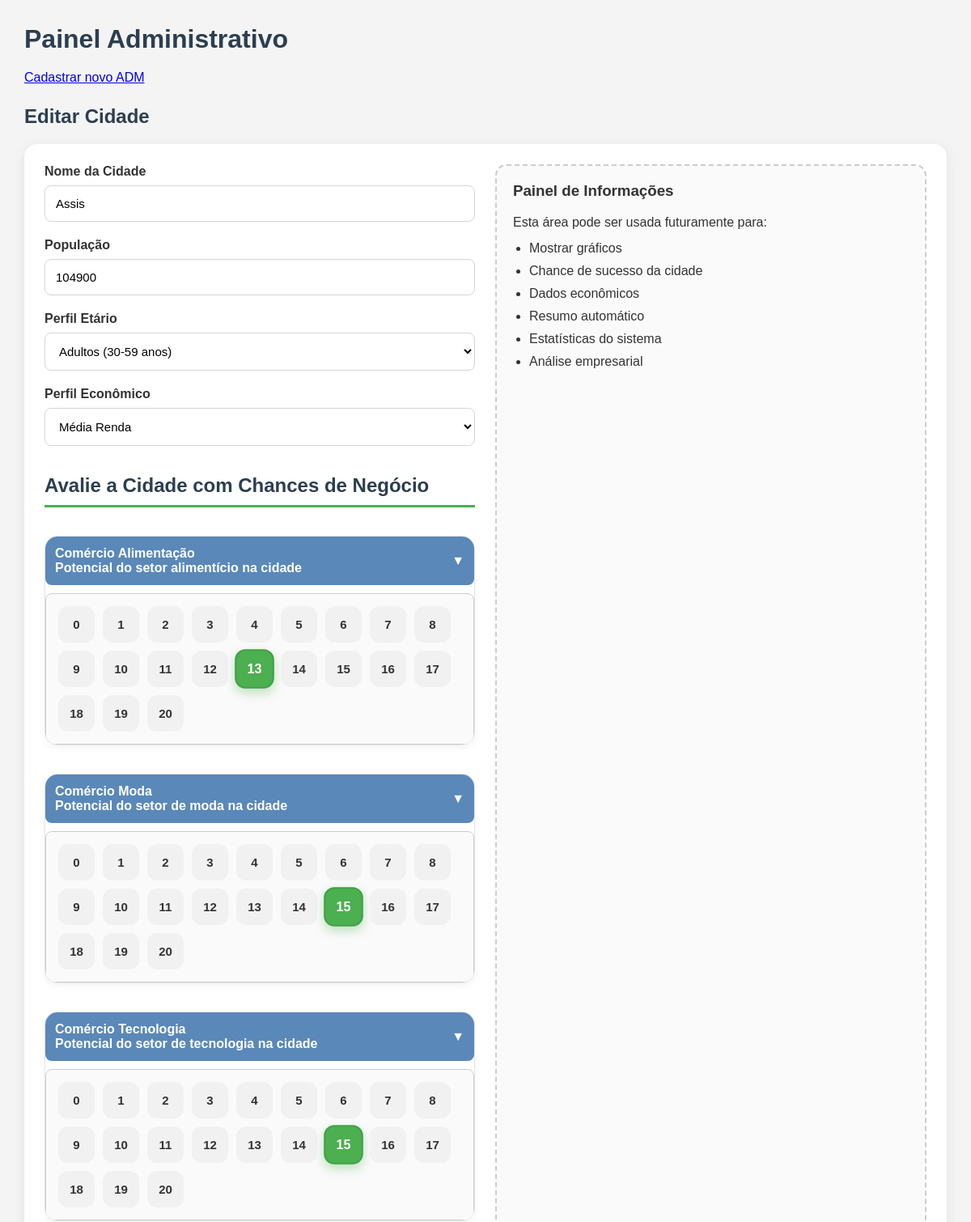
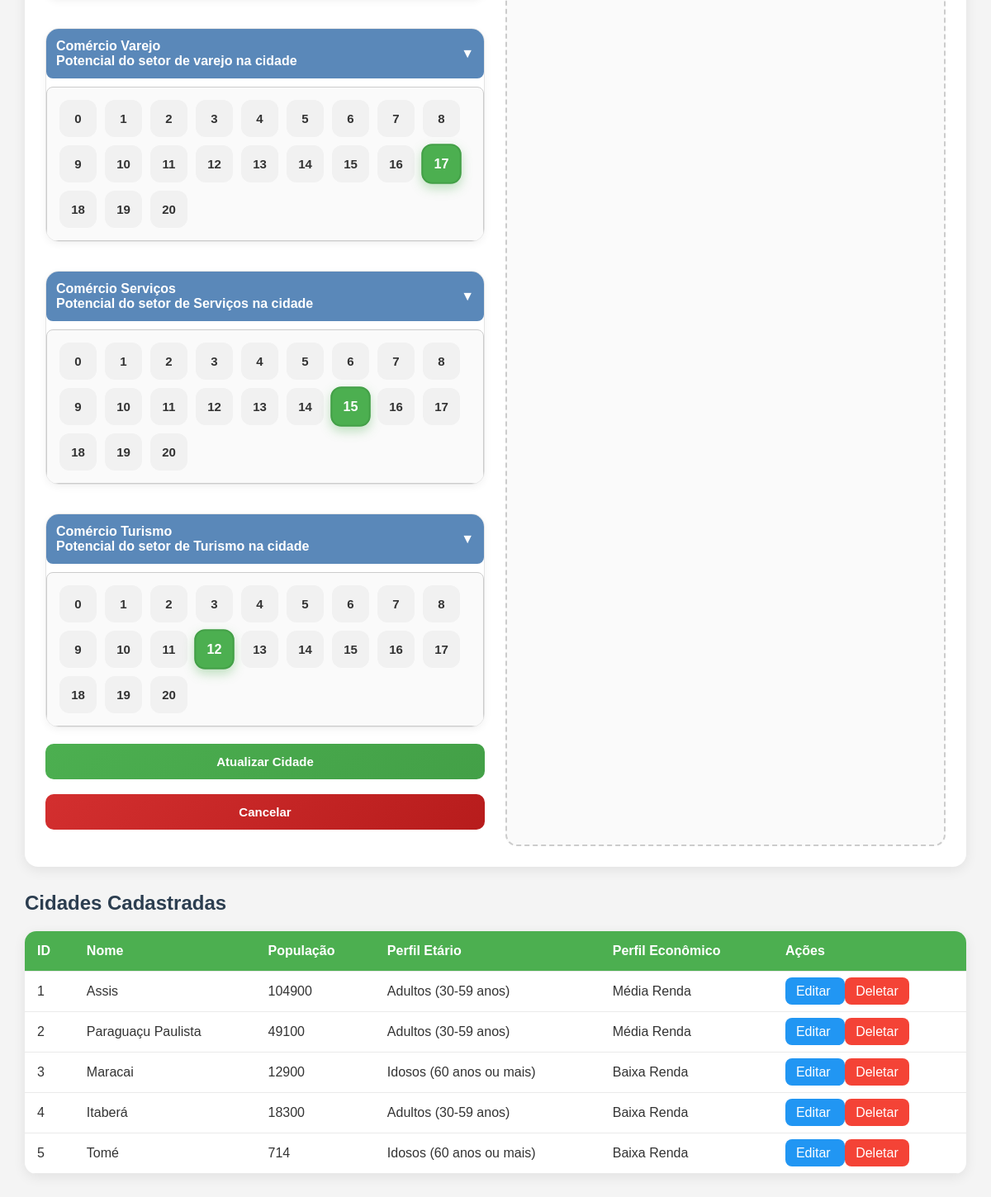
Screenshot of /Pages/adm/index.php?edit=1 (signed in) with the database file from the repository (2 pictures, top to bottom).
### tables this page shows
CREATE TABLE `cidades` (
  `id` int(11) NOT NULL,
  `nome` varchar(255) NOT NULL,
  `populacao_quant` int(11) NOT NULL,
  `perfil_etario` varchar(255) NOT NULL,
  `perfil_economico` varchar(255) NOT NULL,
  `comercio_alimentacao` int(11) NOT NULL,
  `comercio_moda` int(11) NOT NULL,
  `comercio_tecnologia` int(11) NOT NULL,
  `comercio_varejo` int(11) NOT NULL,
  `comercio_servicos` int(11) NOT NULL,
  `comercio_turismo` int(11) NOT NULL
);

### BE/Controller/adm/cidadeC.php (called while the page is built, shortened)
<?php
require_once __DIR__ . '/../../Model/adm/cidadeM.php';
class CidadeController {
    private $model;
    public function __construct() {
        $this->model = new CidadeModel();
    }
    public function index() {
        return $this->model->getAll();
    }
    public function edit($id) {
        return $this->model->getById($id);
    }
}

### BE/Model/adm/cidadeM.php (called while the page is built, shortened)
<?php
require_once __DIR__ . '/../../DB/Database.php';
class CidadeModel {
    private $pdo;
    public function __construct() {
        global $pdo;
        $this->pdo = $pdo;
    }
    public function getAll() {
        $stmt = $this->pdo->query("SELECT * FROM cidades");
        return $stmt->fetchAll(PDO::FETCH_ASSOC);
    }
    public function getById($id) {
        $stmt = $this->pdo->prepare("SELECT * FROM cidades WHERE id = ?");
        $stmt->execute([$id]);
        return $stmt->fetch(PDO::FETCH_ASSOC);
    }
}

### Pages/adm/index.php (the view, shortened to what this page needs)
<?php
require_once __DIR__ . '/../../BE/Controller/adm/cidadeC.php';
$controller = new CidadeController();
$cidadeEdit = null;
if (isset($_GET['edit'])) {
    $cidadeEdit = $controller->edit($_GET['edit']);
}
$cidades = $controller->index();
?>
<!DOCTYPE html>
<html lang="pt-br">
<head>
</head>
<body>
    <h1>Painel Administrativo</h1>
    <p><a href="../cadastroEMPRESA.php?cargo=ADM">Cadastrar novo ADM</a></p>
    <h2>
        <?= isset($cidadeEdit) && $cidadeEdit ? 'Editar Cidade' : 'Criar Nova Cidade' ?>
    </h2>
    <form method="POST">
        <div class="form-container">
            <div class="form-left">
                <div class="form-group">
                    <label>Nome da Cidade</label>
                    <input
                        type="text"
                        name="nome"
                        value="<?= htmlspecialchars($cidadeEdit['nome'] ?? '') ?>"
                        required>
                </div>
                <div class="form-group">
                    <label>População</label>
                    <input
                        type="number"
                        name="populacao"
                        min="1000"
                        max="5000000"
                        placeholder="0000000"
                        value="<?= htmlspecialchars($cidadeEdit['populacao_quant'] ?? '') ?>">
                    </div>
                <div class="form-group">
                    <label>Perfil Etário</label>
                    <select name="perfil_etario">
                        <option value="Adultos (30-59 anos)"
                            <?= (($cidadeEdit['perfil_etario'] ?? '') == 'Adultos (30-59 anos)') ? 'selected' : '' ?>>
                            Adultos (30-59 anos)
                        </option>
                    </select>
                </div>
                <div class="form-group">
                    <label>Perfil Econômico</label>
                    <select name="perfil_economico">
                        <option value="Média Renda" <?= (($cidadeEdit['perfil_economico'] ?? '') == 'Média Renda') ? 'selected' : '' ?>>
                            Média Renda
                        </option>
                    </select>
                </div>
 <h2>Avalie a Cidade com Chances de Negócio</h2>
<div name=" GERAL ">
    <div class="business-section">
        <div class="score-card">
            <button
                type="button"
                class="toggle-btn"
                onclick="toggleBox('alimentacao-box')">
                <div>
                    Comércio Alimentação
                    <div class="score-subtitle">
                        Potencial do setor alimentício na cidade
                    </div>
                </div>
                <span>▼</span>
            </button>
            <div id="alimentacao-box" class="hidden-box">
                <?php for ($i = 0; $i <= 20; $i++): ?>
                    <label class="radio-item">
                        <span><?= $i ?></span>
                    </label>
                <?php endfor; ?>
            </div>
        </div>
    </div>
    <div class="business-section">
        <div class="score-card">
            <button
                type="button"
                class="toggle-btn"
                onclick="toggleBox('moda-box')">
                <div>
                    Comércio Moda
                    <div class="score-subtitle">
                        Potencial do setor de moda na cidade
                    </div>
                </div>
                <span>▼</span>
            </button>
            <div id="moda-box" class="hidden-box">
                <?php for ($i = 0; $i <= 20; $i++): ?>
                    <label class="radio-item">
                        <span><?= $i ?></span>
                    </label>
                <?php endfor; ?>
            </div>
        </div>
    </div>
    <div class="business-section">
        <div class="score-card">
            <button
                type="button"
                class="toggle-btn"
                onclick="toggleBox('tecnologia-box')">
                <div>
                    Comércio Tecnologia
                    <div class="score-subtitle">
                        Potencial do setor de tecnologia na cidade
                    </div>
                </div>
                <span>▼</span>
            </button>
            <div id="tecnologia-box" class="hidden-box">
                <?php for ($i = 0; $i <= 20; $i++): ?>
                    <label class="radio-item">
                        <span><?= $i ?></span>
                    </label>
                <?php endfor; ?>
            </div>
        </div>
    </div>
    <div class="business-section">
        <div class="score-card">
            <button
                type="button"
                class="toggle-btn"
                onclick="toggleBox('varejo-box')">
                <div>
                    Comércio Varejo
                    <div class="score-subtitle">
                        Potencial do setor de varejo na cidade
                    </div>
                </div>
                <span>▼</span>
            </button>
            <div id="varejo-box" class="hidden-box">
                <?php for ($i = 0; $i <= 20; $i++): ?>
                    <label class="radio-item">
                        <span><?= $i ?></span>
                    </label>
                <?php endfor; ?>
            </div>
        </div>
    </div>
    <div class="business-section">
        <div class="score-card">
            <button
                type="button"
                class="toggle-btn"
                onclick="toggleBox('servicos-box')">
                <div>
                    Comércio Serviços
                    <div class="score-subtitle">
                        Potencial do setor de Serviços na cidade
                    </div>
                </div>
                <span>▼</span>
            </button>
            <div id="servicos-box" class="hidden-box">
                <?php for ($i = 0; $i <= 20; $i++): ?>
                    <label class="radio-item">
                        <span><?= $i ?></span>
                    </label>
                <?php endfor; ?>
            </div>
        </div>
    </div>
    <div class="business-section">
        <div class="score-card">
            <button
                type="button"
                class="toggle-btn"
                onclick="toggleBox('turismo-box')">
                <div>
                    Comércio Turismo
                    <div class="score-subtitle">
                        Potencial do setor de Turismo na cidade
                    </div>
                </div>
                <span>▼</span>
            </button>
            <div id="turismo-box" class="hidden-box">
                <?php for ($i = 0; $i <= 20; $i++): ?>
                    <label class="radio-item">
                        <span><?= $i ?></span>
                    </label>
                <?php endfor; ?>
            </div>
        </div>
    </div>
</div>
                <div class="form-group">
                    <?php if (isset($cidadeEdit) && $cidadeEdit): ?>
                        <button type="submit" name="update">Atualizar Cidade</button>
                       <br>
                        <button type="button" name="cancel" onclick="window.location.href='index.php'" >Cancelar</button>
                    <?php else: ?>
                        <button type="submit" name="create">Criar Cidade</button>
                    <?php endif; ?>
                </div>
            </div>
            <div class="form-right">
                <div class="info-box">
                    <h3>Painel de Informações</h3>
                    <p>
                        Esta área pode ser usada futuramente para:
                    </p>
                    <ul>
                        <li>Mostrar gráficos</li>
                        <li>Chance de sucesso da cidade</li>
                        <li>Dados econômicos</li>
                        <li>Resumo automático</li>
                        <li>Estatísticas do sistema</li>
                        <li>Análise empresarial</li>
                    </ul>
                </div>
            </div>
        </div>
    </form>
    <h2>Cidades Cadastradas</h2>
    <?php if (!empty($cidades)): ?>
        <table>
            <thead>
                <tr>
                    <th>ID</th>
                    <th>Nome</th>
                    <th>População</th>
                    <th>Perfil Etário</th>
                    <th>Perfil Econômico</th>
                    <th>Ações</th>
                </tr>
            </thead>
            <tbody>
                <?php foreach ($cidades as $cidade): ?>
                    <tr>
                        <td><?= htmlspecialchars($cidade['id']) ?></td>
                        <td><?= htmlspecialchars($cidade['nome']) ?></td>
                        <td><?= htmlspecialchars($cidade['populacao_quant']) ?></td>
                        <td><?= htmlspecialchars($cidade['perfil_etario']) ?></td>
                        <td><?= htmlspecialchars($cidade['perfil_economico']) ?></td>
                        <td>
                            <a
                                href="?edit=<?= $cidade['id'] ?>"
                                class="btn-edit">
                                Editar
                            </a>
                            <a
                                href="?delete=<?= $cidade['id'] ?>"
                                class="btn-delete"
                                onclick="return confirm('Tem certeza que deseja deletar?');">
                                Deletar
                            </a>
                        </td>
                    </tr>
                <?php endforeach; ?>
            </tbody>
        </table>
    <?php else: ?>
        <p>Nenhuma cidade cadastrada.</p>
    <?php endif; ?>
</body>
</html>

### Pages/adm/index.php (style rules this page uses)
* { margin:0; padding:0; box-sizing:border-box; }
body { font-family:Arial, sans-serif; background:#f4f4f4; padding:30px; color:#333; }
h1 { margin-bottom:20px; color:#2c3e50; }
h2 { margin-bottom:20px; margin-top:25px; color:#2c3e50; }
h3 { color:#333; }
form { background:white; padding:25px; border-radius:16px; margin-bottom:30px; box-shadow: 0 4px 15px rgba(0,0,0,0.08); }
.form-container { display:flex; gap:25px; }
.form-left { width:50%; }
.form-left h2 { margin-top:35px; padding-bottom:10px; border-bottom:3px solid #4CAF50; }
.form-right { width:50%; background:#fafafa; border-radius:14px; padding:20px; min-height:400px; border:2px dashed #ccc; }
.form-group { display:flex; flex-direction:column; margin-bottom:20px; }
.form-group label { margin-bottom:8px; font-weight:600; }
.form-group input, .form-group select { padding:13px; border-radius:8px; border:1px solid #d5d5d5; width:100%; font-size:15px; transition:0.2s ease; background:white; }
button { padding:13px 20px; border:none; border-radius:10px; cursor:pointer; color:white; font-size:15px; font-weight:600; transition:0.25s ease; }
button[name="create"], button[name="update"] { background:linear-gradient( 135deg, #4CAF50, #43a047 ); }
button[name="cancel"] { background:linear-gradient( 135deg, #d32f2f, #b71c1c ); }
table { width:100%; border-collapse:collapse; background:white; border-radius:14px; overflow:hidden; box-shadow: 0 4px 15px rgba(0,0,0,0.08); }
th { background:#4CAF50; color:white; }
th, td { padding:15px; border-bottom:1px solid #eaeaea; text-align:left; }
.btn-edit { background:#2196F3; color:white; padding:8px 13px; text-decoration:none; border-radius:8px; transition:0.2s ease; }
.btn-delete { background:#f44336; color:white; padding:8px 13px; text-decoration:none; border-radius:8px; transition:0.2s ease; }
.info-box h3 { margin-bottom:15px; }
.info-box p { margin-bottom:10px; line-height:1.6; }
.info-box ul { margin-left:20px; margin-top:10px; }
.info-box li { margin-bottom:10px; }
.business-section { margin-top:35px; }
.score-card { background:white; border:1px solid #e5e5e5; border-radius:16px; overflow:hidden; margin-bottom:20px; transition:0.25s ease; box-shadow: 0 3px 10px rgba(0,0,0,0.05); }
.toggle-btn { width:100%; border:none; background:linear-gradient( 135deg, #4CAF50, #43a047 ); color:white; padding:18px 22px; cursor:pointer; display:flex; align-items:center; justify-content:space-between; text-align:left; }
.hidden-box { display:none; padding:22px; background:#fafafa; border-top:1px solid #ececec; gap:12px; flex-wrap:wrap; }
.radio-item { position:relative; }
.radio-item span { width:45px; height:45px; border-radius:12px; display:flex; align-items:center; justify-content:center; background:#f1f1f1; border:2px solid transparent; font-weight:bold; font-size:15px; cursor:pointer; transition:0.2s ease; user-select:none; }
.radio-item input:checked + span { background:#4CAF50; color:white; border-color:#43a047; transform:scale(1.08); box-shadow: 0 5px 12px rgba(76,175,80,0.35); }
.toggle-btn { width: 100%; padding: 12px; border: none; border-radius: 8px; background: #5a88b9; color: white; font-size: 16px; cursor: pointer; transition: background-color 0.3s ease; }
.hidden-box { display: flex; margin-top: 10px; padding: 15px; border: 1px solid #ccc; border-radius: 8px; gap: 10px; flex-wrap: wrap; }
.radio-item { display: flex; align-items: center; gap: 4px; }

### rows the page displays
cidades: nome "Assis", populacao "104900", perfil_etario "Adultos (30-59 anos)", perfil_economico "Média Renda", id "1", populacao_quant "104900"
cidades: id "2", nome "Paraguaçu Paulista", populacao_quant "49100", perfil_etario "Adultos (30-59 anos)", perfil_economico "Média Renda"
cidades: id "3", nome "Maracai", populacao_quant "12900", perfil_etario "Idosos (60 anos ou mais)", perfil_economico "Baixa Renda"
cidades: id "4", nome "Itaberá", populacao_quant "18300", perfil_etario "Adultos (30-59 anos)", perfil_economico "Baixa Renda"
cidades: id "5", nome "Tomé", populacao_quant "714", perfil_etario "Idosos (60 anos ou mais)", perfil_economico "Baixa Renda"
